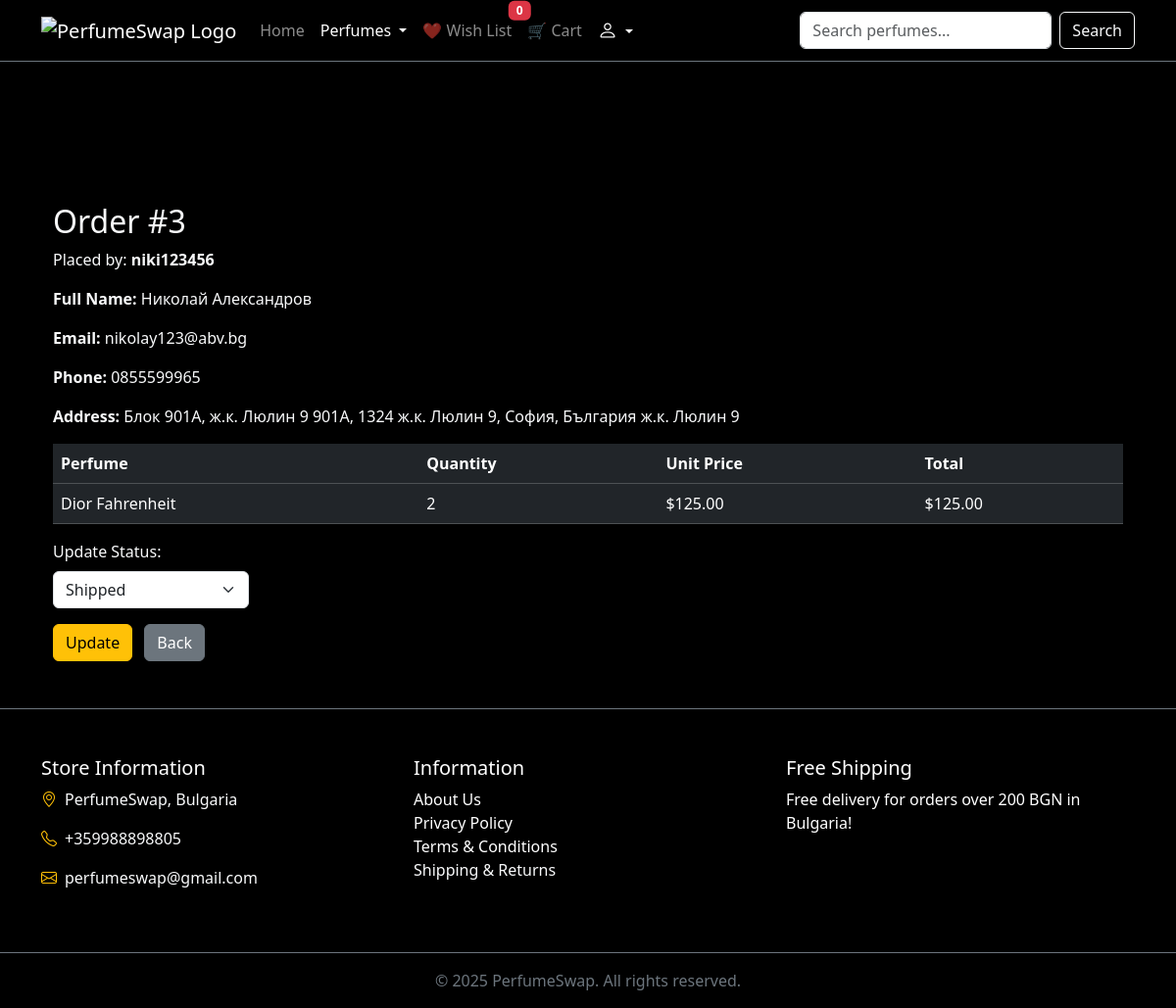
Before: /orders/3/ (signed in) with the older database file.
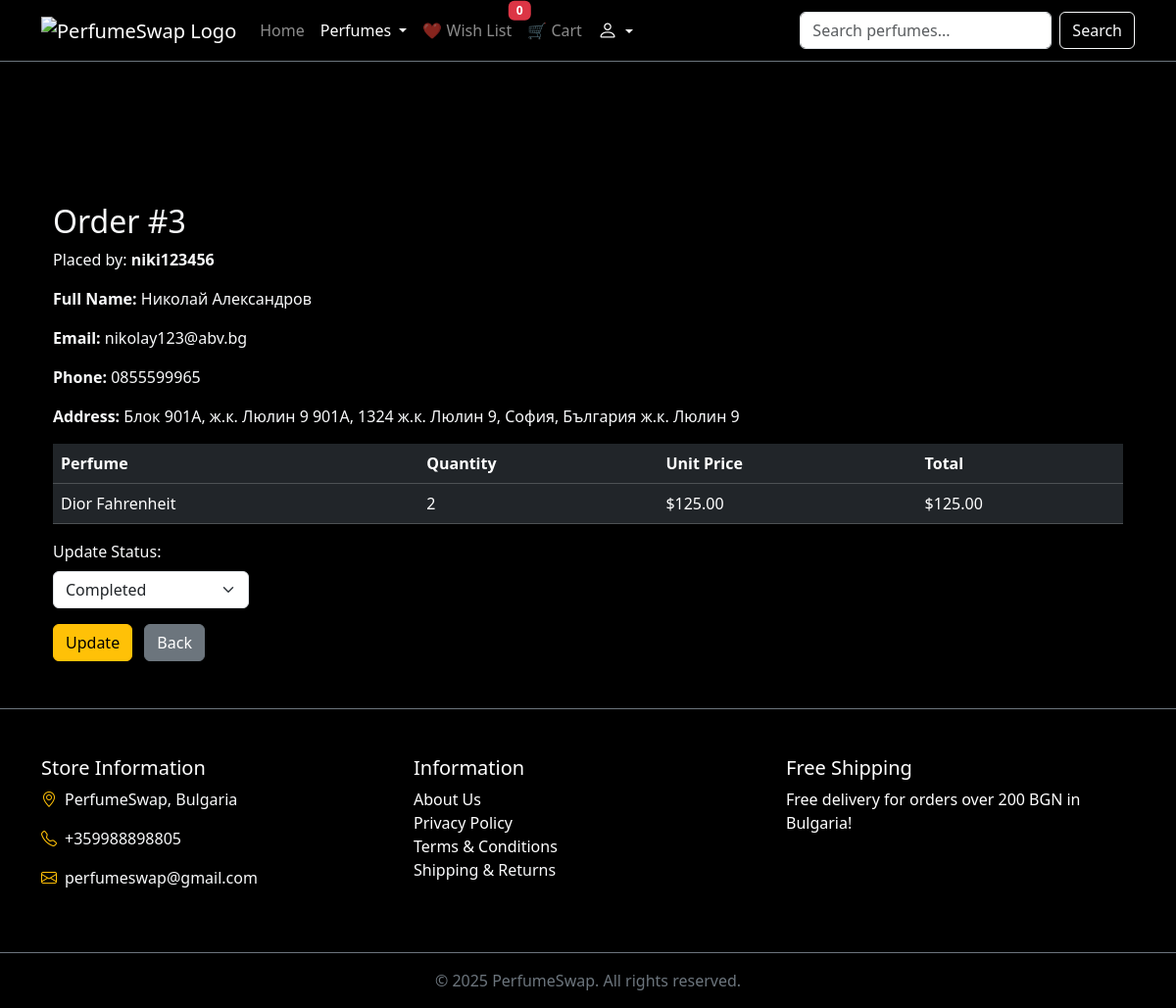
After: the same page with the newer database file.
### perfumes/models.py (models this page shows, shortened)
class Order(models.Model):
    buyer = models.ForeignKey(User, on_delete=models.CASCADE, related_name='orders')
    created_at = models.DateTimeField(auto_now_add=True)
    full_name = models.CharField(max_length=100)
    email = models.EmailField()
    phone = models.CharField(max_length=20)
    address = models.TextField()
    notes = models.TextField(blank=True)
    status = models.CharField(max_length=20, choices=ORDER_STATUS_CHOICES, default='pending')

### perfumes/views.py (the view, shortened to what this page needs)
# urls.py: path('orders/<int:item_id>/', views.order_detail, name='order_detail'),
@login_required
def order_detail(request, item_id):
    item = get_object_or_404(OrderItem, id=item_id, seller=request.user)
    order = item.order
    return render(request, 'perfumes/order_detail.html', {
        'item': item,
        'order': order,
        'status_choices': ORDER_STATUS_CHOICES
    })

### perfumes/templates/perfumes/order_detail.html (shortened to what this page needs)
{% extends 'base.html' %}
{% block content %}
<div class="container mt-5">
    <h2 class="text-light">Order #{{ order.id }}</h2>
    <p class="text-light">Placed by: <strong>{{ order.buyer.username }}</strong></p>
    <div class="mb-3 text-light">
        <p><strong>Full Name:</strong> {{ order.full_name }}</p>
        <p><strong>Email:</strong> {{ order.email }}</p>
        <p><strong>Phone:</strong> {{ order.phone }}</p>
        <p><strong>Address:</strong> {{ order.address }}</p>
    </div>
    <table class="table table-dark">
        <thead>
            <tr>
                <th>Perfume</th>
                <th>Quantity</th>
                <th>Unit Price</th>
                <th>Total</th>
            </tr>
        </thead>
        <tbody>
            <tr>
                <td>{{ item.perfume.name }}</td>
                <td>{{ item.quantity }}</td>
                <td>${{ item.price|floatformat:2 }}</td>
                <td>${{ item.price|floatformat:2|floatformat:2|floatformat:2|floatformat:2 }}</td>
            </tr>
        </tbody>
    </table>
    <form method="post">
        <div class="mb-3">
            <label for="status" class="form-label text-light">Update Status:</label>
            <select name="status" id="status" class="form-select" style="max-width: 200px;">
                {% for code, label in status_choices %}
                    <option value="{{ code }}" {% if order.status == code %}selected{% endif %}>{{ label }}</option>
                {% endfor %}
            </select>
        </div>
        <button type="submit" class="btn btn-warning">Update</button>
        <a href="{% url 'sales_dashboard' %}" class="btn btn-secondary ms-2">Back</a>
    </form>
</div>
{% endblock %}

Changed rows visible on the page:
changed Order "Николай Александров": status "Shipped" → "Completed"
